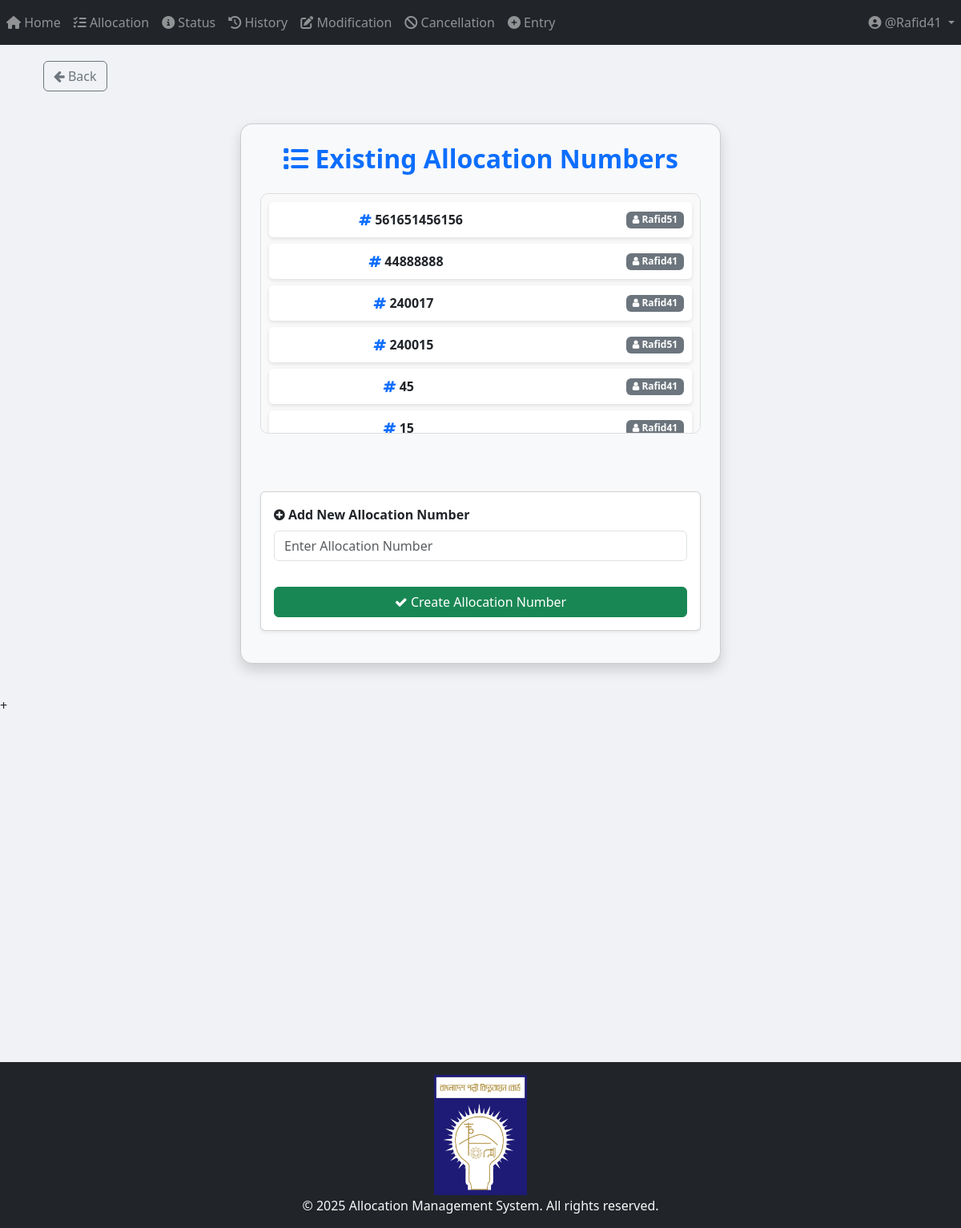
Before: /allocation/view_allocation_numbers/ (signed in) with the older database file.
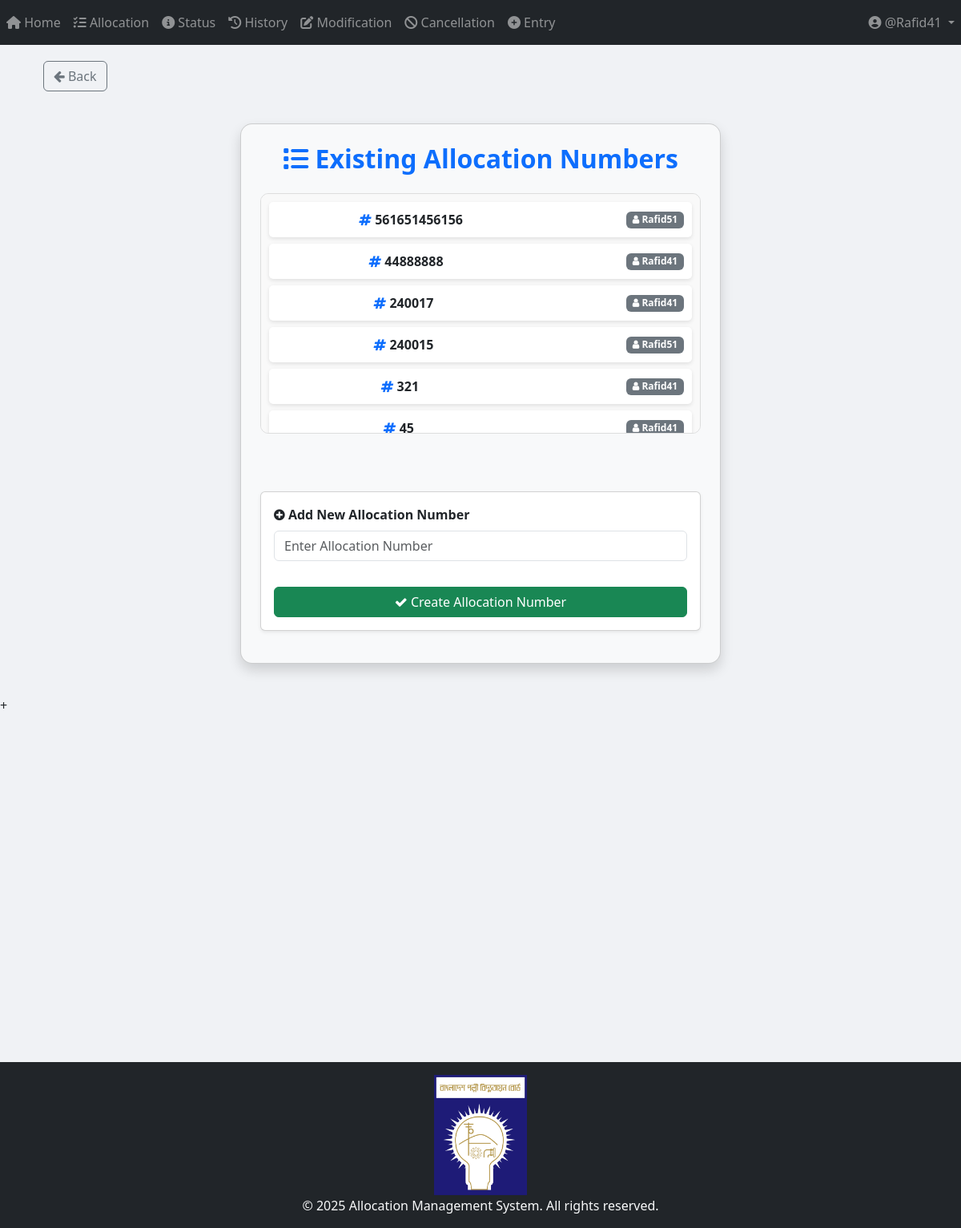
After: the same page with the newer database file.
### App_Allocation/models.py (models this page shows, shortened)
class Allocation_Number(models.Model):
    allocation_no = models.IntegerField(unique=True)
    user = models.ForeignKey(User, on_delete=models.CASCADE)
    STATUS_CHOICES = [
        ("Pending Approval", "Pending Approval"),
        ("Allocated", "Allocated"),
        ("Cancelled", "Cancelled"),
        ("Modified", "Modified"),
    ]
    status = models.CharField(
        max_length=100, choices=STATUS_CHOICES, default="Pending Approval"
    )

### App_Allocation/views/view_allocation_numbers_and_Add_New.py (the view, shortened to what this page needs)
# urls.py: path("view_allocation_numbers/", views.view_allocation_numbers_and_Add_New, name="view_allocation_numbers_and_Add_New"),
@login_required
def view_allocation_numbers_and_Add_New(request):
    allocation_numbers = Allocation_Number.objects.all().order_by("-allocation_no")
    return render(
        request,
        "App_Allocation/view_allocation_numbers_and_Add_New.html",
        {"allocation_numbers": allocation_numbers},
    )

### templates/App_Allocation/view_allocation_numbers_and_Add_New.html (shortened to what this page needs)
{% extends 'base.html' %}
{% load crispy_forms_tags %}
{% load static %}
{% block body_block %}
<div class="container mt-.5">
    <a href="{% url 'App_Allocation:allocation_page' %}" class="btn btn-outline-secondary">
        <i class="fa fa-arrow-left"></i> Back
    </a>
</div>
<div class="container card-container card p-4 shadow bg-light">
    <h2 class="text-center text-primary"><i class="fas fa-list"></i> <b>Existing Allocation Numbers</b></h2>
<div class="list-container mt-3 mb-4">
    {% for allocation in allocation_numbers %}
        <div class="list-item d-flex justify-content-between align-items-center">
            <span class="mx-auto"><i class="fa fa-hashtag text-primary"></i> {{ allocation.allocation_no }}</span>
            <span class="badge bg-secondary ms-auto"><i class="fa fa-user"></i> {{ allocation.user.username }}</span>
        </div>
    {% empty %}
        <p class="text-center text-muted">No Allocation Numbers available.</p>
    {% endfor %}
</div>
    <br>
    <form method="post" class="card p-3 shadow-sm mt-4">
        <div class="form-group">
            <label for="allocation_no" class="fw-bold"><i class="fa fa-plus-circle"></i> <b>Add New Allocation Number</b></label>
            <input type="text" name="allocation_no" class="form-control" required placeholder="Enter Allocation Number">
        </div>
        <button type="submit" class="btn btn-success mt-3 w-100">
            <i class="fa fa-check"></i> Create Allocation Number
        </button>
    </form>
</div>
{% endblock %}

Changed rows visible on the page:
no longer on this page (row edited): Allocation_Number: allocation_no "15", user.username "Rafid41"
added Allocation_Number: allocation_no "321", user.username "Rafid41"
